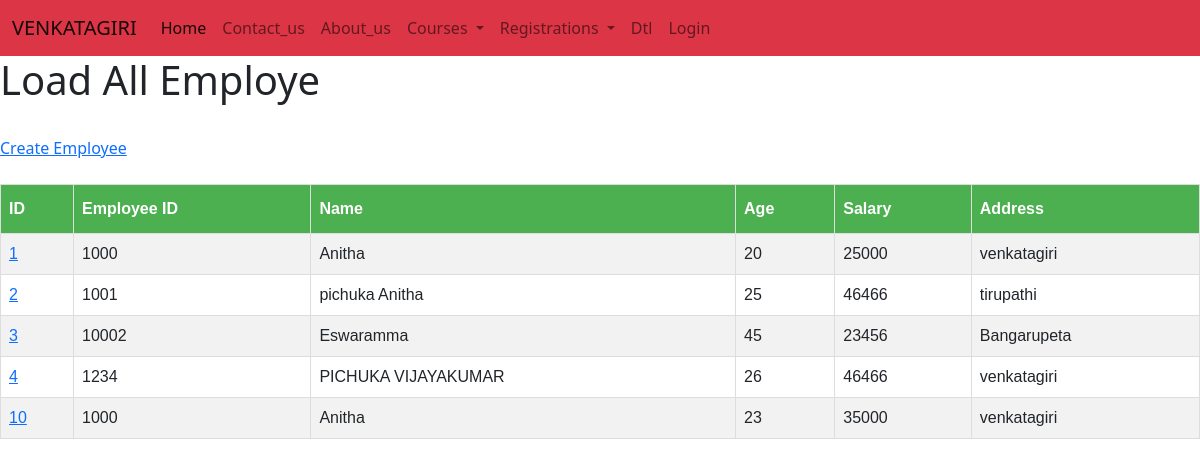
/employee/, run on the app's committed database.
### company_app/models.py (models this page shows)
class Employee(models.Model):
    eno=models.IntegerField()
    name=models.CharField(max_length=100)
    age=models.IntegerField()
    salary=models.IntegerField()
    address=models.CharField(max_length=100)

### company_app/views.py (the view)
# urls.py: path('',views.load_employee),
def load_employee(request):
    employee_load=Employee.objects.all()
    emp_dict={
        'employee_load'  :   employee_load
    }
    return render(request,'company_app/load_employee.html',context=emp_dict)

### templates/company_app/load_employee.html (shortened to what this page needs)
{% extends 'layout.html' %}
{% block page_content %}
<h1>Load All Employe</h1>
<br>
<a href="/employee/create_employee/">Create Employee</a>
<br><br>
<table id="customers">
  <tr>
    <th>ID</th>
    <th>Employee ID</th>
    <th>Name</th>
    <th>Age</th>
	<th>Salary</th>
    <th>Address</th>
  </tr>
{% for employee in employee_load %}
  <tr>
    <td><a href="{% url 'employee:emp_info'  pk=employee.id %}">{{ employee.id }}</a></td>
    <td>{{ employee.eno }}</td>
    <td>{{ employee.name }}</td>
    <td>{{ employee.age }}</td>
	<td>{{ employee.salary }}</td>
    <td>{{ employee.address }}</td>
  </tr>
 {% endfor %}
</table>
{% endblock %}

### templates/layout.html (shortened to what this page needs)
<!doctype html>
<html lang="en">
  <head>
    <link href="https://cdn.jsdelivr.net/npm/bootstrap@5.1.3/dist/css/bootstrap.min.css" rel="stylesheet">
  </head>
  <nav class="navbar navbar-expand-lg navbar-light bg-danger">
  <div class="container-fluid">
    <a class="navbar-brand" href="/home">VENKATAGIRI</a>
    <div class="collapse navbar-collapse" id="navbarNavDropdown">
      <ul class="navbar-nav">
        <li class="nav-item">
          <a class="nav-link active" aria-current="page" href="/home">Home</a>
        </li>
        <li class="nav-item">
          <a class="nav-link" href="/contactus">Contact_us</a>
        </li>
        <li class="nav-item">
          <a class="nav-link" href="/aboutus">About_us</a>
        </li>
        <li class="nav-item dropdown">
          <a class="nav-link dropdown-toggle" href="#" id="navbarDropdownMenuLink" role="button" data-bs-toggle="dropdown" aria-expanded="false">
            Courses
          </a>
        </li>
           <li class="nav-item dropdown">
          <a class="nav-link dropdown-toggle" href="#" id=" navbarDropdownMenuLink" role="button" data-bs-toggle="dropdown" aria-expanded="false">
            Registrations
          </a>
        </li>
          <li class="nav-item">
          <a class="nav-link" href="/dtl">Dtl</a>
        </li>
          <li class="nav-item">
            {% if user.is_authenticated %}
            <a class="nav-link" href="/login_app/logout/">Logout</a>
            {% else %}
          <a class="nav-link" href="/login_app/login/">Login</a>
            {% endif %}
        </li>
      </ul>
    </div>
  </div>
</nav>
  <body>
  {% block page_content %}{% endblock %}
  </body>
</html>

### templates/company_app/load_employee.html (style rules this page uses)
#customers { font-family: Arial, Helvetica, sans-serif; border-collapse: collapse; width: 100%; }
#customers td, #customers th { border: 1px solid #ddd; padding: 8px; }
#customers tr:nth-child(even) { background-color: #f2f2f2; }
#customers th { padding-top: 12px; padding-bottom: 12px; text-align: left; background-color: #4CAF50; color: white; }

### data on the page
Employee: id "1", eno "1000", name "Anitha", age "20", salary "25000", address "venkatagiri"
Employee: id "2", eno "1001", name "pichuka Anitha", age "25", salary "46466", address "tirupathi"
Employee: id "3", eno "10002", name "Eswaramma", age "45", salary "23456", address "Bangarupeta"
Employee: id "4", eno "1234", name "PICHUKA VIJAYAKUMAR", age "26", salary "46466", address "venkatagiri"
Employee: id "10", eno "1000", name "Anitha", age "23", salary "35000", address "venkatagiri"
